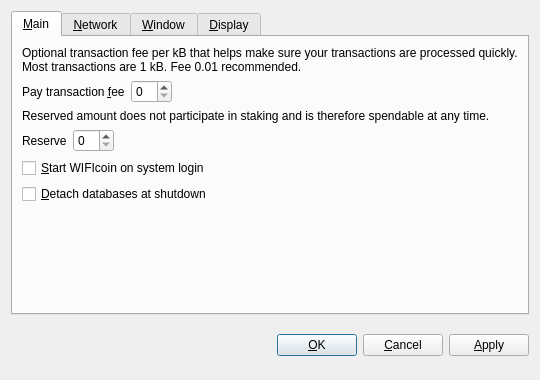
<?xml version="1.0" encoding="UTF-8"?>
<ui version="4.0">
 <class>OptionsDialog</class>
 <widget class="QDialog" name="OptionsDialog">
  <property name="geometry">
   <rect>
    <x>0</x>
    <y>0</y>
    <width>540</width>
    <height>380</height>
   </rect>
  </property>
  <property name="windowTitle">
   <string>Options</string>
  </property>
  <property name="modal">
   <bool>true</bool>
  </property>
  <layout class="QVBoxLayout" name="verticalLayout">
   <item>
    <widget class="QTabWidget" name="tabWidget">
     <property name="tabPosition">
      <enum>QTabWidget::North</enum>
     </property>
     <property name="currentIndex">
      <number>0</number>
     </property>
     <widget class="QWidget" name="tabMain">
      <attribute name="title">
       <string>&amp;Main</string>
      </attribute>
      <layout class="QVBoxLayout" name="verticalLayout_Main">
       <item>
        <widget class="QLabel" name="transactionFeeInfoLabel">
         <property name="text">
          <string>Optional transaction fee per kB that helps make sure your transactions are processed quickly. Most transactions are 1 kB. Fee 0.01 recommended.</string>
         </property>
         <property name="textFormat">
          <enum>Qt::PlainText</enum>
         </property>
         <property name="wordWrap">
          <bool>true</bool>
         </property>
        </widget>
       </item>
       <item>
        <layout class="QHBoxLayout" name="horizontalLayoutFee">
         <item>
          <widget class="QLabel" name="transactionFeeLabel">
           <property name="text">
            <string>Pay transaction &amp;fee</string>
           </property>
           <property name="textFormat">
            <enum>Qt::PlainText</enum>
           </property>
           <property name="buddy">
            <cstring>transactionFee</cstring>
           </property>
          </widget>
         </item>
         <item>
          <widget class="BitcoinAmountField" name="transactionFee"/>
         </item>
         <item>
          <spacer name="horizontalSpacerFee">
           <property name="orientation">
            <enum>Qt::Horizontal</enum>
           </property>
           <property name="sizeHint" stdset="0">
            <size>
             <width>40</width>
             <height>20</height>
            </size>
           </property>
          </spacer>
         </item>
        </layout>
       </item>
       <item>
        <widget class="QLabel" name="reserveBalanceInfoLabel">
         <property name="text">
          <string>Reserved amount does not participate in staking and is therefore spendable at any time.</string>
         </property>
         <property name="textFormat">
          <enum>Qt::PlainText</enum>
         </property>
         <property name="wordWrap">
          <bool>true</bool>
         </property>
        </widget>
       </item>
       <item>
        <layout class="QHBoxLayout" name="horizontalLayoutReserveBalance">
         <item>
          <widget class="QLabel" name="reserveBalanceLabel">
           <property name="text">
            <string>Reserve</string>
           </property>
           <property name="textFormat">
            <enum>Qt::PlainText</enum>
           </property>
           <property name="buddy">
            <cstring>reserveBalance</cstring>
           </property>
          </widget>
         </item>
         <item>
          <widget class="BitcoinAmountField" name="reserveBalance"/>
         </item>
         <item>
          <spacer name="horizontalSpacerReserveBalance">
           <property name="orientation">
            <enum>Qt::Horizontal</enum>
           </property>
           <property name="sizeHint" stdset="0">
            <size>
             <width>40</width>
             <height>20</height>
            </size>
           </property>
          </spacer>
         </item>
        </layout>
       </item>
       <item>
        <widget class="QCheckBox" name="bitcoinAtStartup">
         <property name="toolTip">
          <string>Automatically start WIFIcoin after logging in to the system.</string>
         </property>
         <property name="text">
          <string>&amp;Start WIFIcoin on system login</string>
         </property>
        </widget>
       </item>
       <item>
        <widget class="QCheckBox" name="detachDatabases">
         <property name="toolTip">
          <string>Detach block and address databases at shutdown. This means they can be moved to another data directory, but it slows down shutdown. The wallet is always detached.</string>
         </property>
         <property name="text">
          <string>&amp;Detach databases at shutdown</string>
         </property>
        </widget>
       </item>
       <item>
        <spacer name="verticalSpacer_Main">
         <property name="orientation">
          <enum>Qt::Vertical</enum>
         </property>
         <property name="sizeHint" stdset="0">
          <size>
           <width>20</width>
           <height>40</height>
          </size>
         </property>
        </spacer>
       </item>
      </layout>
     </widget>
     <widget class="QWidget" name="tabNetwork">
      <attribute name="title">
       <string>&amp;Network</string>
      </attribute>
      <layout class="QVBoxLayout" name="verticalLayout_Network">
       <item>
        <widget class="QCheckBox" name="mapPortUpnp">
         <property name="toolTip">
          <string>Automatically open the WIFIcoin client port on the router. This only works when your router supports UPnP and it is enabled.</string>
         </property>
         <property name="text">
          <string>Map port using &amp;UPnP</string>
         </property>
        </widget>
       </item>
       <item>
        <widget class="QCheckBox" name="connectSocks">
         <property name="toolTip">
          <string>Connect to the WIFIcoin network through a SOCKS proxy (e.g. when connecting through Tor).</string>
         </property>
         <property name="text">
          <string>&amp;Connect through SOCKS proxy:</string>
         </property>
        </widget>
       </item>
       <item>
        <layout class="QHBoxLayout" name="horizontalLayout_Network">
         <item>
          <widget class="QLabel" name="proxyIpLabel">
           <property name="text">
            <string>Proxy &amp;IP:</string>
           </property>
           <property name="textFormat">
            <enum>Qt::PlainText</enum>
           </property>
           <property name="buddy">
            <cstring>proxyIp</cstring>
           </property>
          </widget>
         </item>
         <item>
          <widget class="QValidatedLineEdit" name="proxyIp">
           <property name="maximumSize">
            <size>
             <width>140</width>
             <height>16777215</height>
            </size>
           </property>
           <property name="toolTip">
            <string>IP address of the proxy (e.g. 127.0.0.1)</string>
           </property>
          </widget>
         </item>
         <item>
          <widget class="QLabel" name="proxyPortLabel">
           <property name="text">
            <string>&amp;Port:</string>
           </property>
           <property name="textFormat">
            <enum>Qt::PlainText</enum>
           </property>
           <property name="buddy">
            <cstring>proxyPort</cstring>
           </property>
          </widget>
         </item>
         <item>
          <widget class="QLineEdit" name="proxyPort">
           <property name="maximumSize">
            <size>
             <width>55</width>
             <height>16777215</height>
            </size>
           </property>
           <property name="toolTip">
            <string>Port of the proxy (e.g. 9050)</string>
           </property>
          </widget>
         </item>
         <item>
          <widget class="QLabel" name="socksVersionLabel">
           <property name="text">
            <string>SOCKS &amp;Version:</string>
           </property>
           <property name="textFormat">
            <enum>Qt::PlainText</enum>
           </property>
           <property name="buddy">
            <cstring>socksVersion</cstring>
           </property>
          </widget>
         </item>
         <item>
          <widget class="QValueComboBox" name="socksVersion">
           <property name="toolTip">
            <string>SOCKS version of the proxy (e.g. 5)</string>
           </property>
          </widget>
         </item>
         <item>
          <spacer name="horizontalSpacer_Network">
           <property name="orientation">
            <enum>Qt::Horizontal</enum>
           </property>
           <property name="sizeHint" stdset="0">
            <size>
             <width>40</width>
             <height>20</height>
            </size>
           </property>
          </spacer>
         </item>
        </layout>
       </item>
       <item>
        <spacer name="verticalSpacer_Network">
         <property name="orientation">
          <enum>Qt::Vertical</enum>
         </property>
         <property name="sizeHint" stdset="0">
          <size>
           <width>20</width>
           <height>40</height>
          </size>
         </property>
        </spacer>
       </item>
      </layout>
     </widget>
     <widget class="QWidget" name="tabWindow">
      <attribute name="title">
       <string>&amp;Window</string>
      </attribute>
      <layout class="QVBoxLayout" name="verticalLayout_Window">
       <item>
        <widget class="QCheckBox" name="minimizeToTray">
         <property name="toolTip">
          <string>Show only a tray icon after minimizing the window.</string>
         </property>
         <property name="text">
          <string>&amp;Minimize to the tray instead of the taskbar</string>
         </property>
        </widget>
       </item>
       <item>
        <widget class="QCheckBox" name="minimizeOnClose">
         <property name="toolTip">
          <string>Minimize instead of exit the application when the window is closed. When this option is enabled, the application will be closed only after selecting Quit in the menu.</string>
         </property>
         <property name="text">
          <string>M&amp;inimize on close</string>
         </property>
        </widget>
       </item>
       <item>
        <spacer name="verticalSpacer_Window">
         <property name="orientation">
          <enum>Qt::Vertical</enum>
         </property>
         <property name="sizeHint" stdset="0">
          <size>
           <width>20</width>
           <height>40</height>
          </size>
         </property>
        </spacer>
       </item>
      </layout>
     </widget>
     <widget class="QWidget" name="tabDisplay">
      <attribute name="title">
       <string>&amp;Display</string>
      </attribute>
      <layout class="QVBoxLayout" name="verticalLayout_Display">
       <item>
        <layout class="QHBoxLayout" name="horizontalLayout_1_Display">
         <item>
          <widget class="QLabel" name="langLabel">
           <property name="text">
            <string>User Interface &amp;language:</string>
           </property>
           <property name="textFormat">
            <enum>Qt::PlainText</enum>
           </property>
           <property name="buddy">
            <cstring>lang</cstring>
           </property>
          </widget>
         </item>
         <item>
          <widget class="QValueComboBox" name="lang">
           <property name="toolTip">
            <string>The user interface language can be set here. This setting will take effect after restarting WIFIcoin.</string>
           </property>
          </widget>
         </item>
        </layout>
       </item>
       <item>
        <layout class="QHBoxLayout" name="horizontalLayout_2_Display">
         <item>
          <widget class="QLabel" name="unitLabel">
           <property name="text">
            <string>&amp;Unit to show amounts in:</string>
           </property>
           <property name="textFormat">
            <enum>Qt::PlainText</enum>
           </property>
           <property name="buddy">
            <cstring>unit</cstring>
           </property>
          </widget>
         </item>
         <item>
          <widget class="QValueComboBox" name="unit">
           <property name="toolTip">
            <string>Choose the default subdivision unit to show in the interface and when sending coins.</string>
           </property>
          </widget>
         </item>
        </layout>
       </item>
       <item>
        <widget class="QCheckBox" name="displayAddresses">
         <property name="toolTip">
          <string>Whether to show WIFIcoin addresses in the transaction list or not.</string>
         </property>
         <property name="text">
          <string>&amp;Display addresses in transaction list</string>
         </property>
        </widget>
       </item>
       <item>
        <widget class="QCheckBox" name="coinControlFeatures">
         <property name="toolTip">
          <string>Whether to show coin control features or not.</string>
         </property>
         <property name="text">
          <string>Display coin &amp;control features (experts only!)</string>
         </property>
        </widget>
       </item>
       <item>
        <spacer name="verticalSpacer_Display">
         <property name="orientation">
          <enum>Qt::Vertical</enum>
         </property>
         <property name="sizeHint" stdset="0">
          <size>
           <width>20</width>
           <height>40</height>
          </size>
         </property>
        </spacer>
       </item>
      </layout>
     </widget>
    </widget>
   </item>
   <item>
    <layout class="QHBoxLayout" name="horizontalLayout_Buttons">
     <item>
      <spacer name="horizontalSpacer_1">
       <property name="orientation">
        <enum>Qt::Horizontal</enum>
       </property>
       <property name="sizeHint" stdset="0">
        <size>
         <width>40</width>
         <height>48</height>
        </size>
       </property>
      </spacer>
     </item>
     <item>
      <widget class="QLabel" name="statusLabel">
       <property name="font">
        <font>
         <weight>75</weight>
         <bold>true</bold>
        </font>
       </property>
       <property name="text">
        <string/>
       </property>
       <property name="textFormat">
        <enum>Qt::PlainText</enum>
       </property>
       <property name="wordWrap">
        <bool>true</bool>
       </property>
      </widget>
     </item>
     <item>
      <spacer name="horizontalSpacer_2">
       <property name="orientation">
        <enum>Qt::Horizontal</enum>
       </property>
       <property name="sizeHint" stdset="0">
        <size>
         <width>40</width>
         <height>48</height>
        </size>
       </property>
      </spacer>
     </item>
     <item>
      <widget class="QPushButton" name="okButton">
       <property name="text">
        <string>&amp;OK</string>
       </property>
      </widget>
     </item>
     <item>
      <widget class="QPushButton" name="cancelButton">
       <property name="text">
        <string>&amp;Cancel</string>
       </property>
       <property name="autoDefault">
        <bool>false</bool>
       </property>
      </widget>
     </item>
     <item>
      <widget class="QPushButton" name="applyButton">
       <property name="text">
        <string>&amp;Apply</string>
       </property>
       <property name="autoDefault">
        <bool>false</bool>
       </property>
      </widget>
     </item>
    </layout>
   </item>
  </layout>
 </widget>
 <customwidgets>
  <customwidget>
   <class>BitcoinAmountField</class>
   <extends>QSpinBox</extends>
   <header>bitcoinamountfield.h</header>
  </customwidget>
  <customwidget>
   <class>QValueComboBox</class>
   <extends>QComboBox</extends>
   <header>qvaluecombobox.h</header>
  </customwidget>
  <customwidget>
   <class>QValidatedLineEdit</class>
   <extends>QLineEdit</extends>
   <header>qvalidatedlineedit.h</header>
  </customwidget>
 </customwidgets>
 <resources/>
 <connections/>
</ui>
